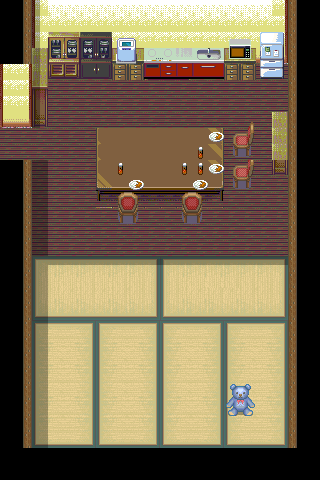

Rendered tile map (Tiled .tmx) drawn with the repository's tilesets; below, a short description and the map source with its tile grids summarised:
An orthogonal 20x30 tile map with 16x16 px tiles, 9 tile layers (Base, Base2, MonoShita, MonoChu, ...), 5 tilesets and 8 objects.

<map version="1.0" orientation="orthogonal" renderorder="right-down" width="20" height="30" tilewidth="16" tileheight="16" nextobjectid="14">
 <tileset firstgid="1" name="Yatai-option1" tilewidth="16" tileheight="16" tilecount="885" columns="59">
  <image source="Yatai-option1.png" trans="aa55ff" width="944" height="255" />
  <tile id="247">
   <properties>
    <property name="cc_vertexz" value="-11" />
   </properties>
  </tile>
 </tileset>
 <tileset firstgid="886" name="ST-Washitu-I01" tilewidth="16" tileheight="16" tilecount="1600" columns="16">
  <image source="ST-Washitu-I01.png" trans="aa55ff" width="256" height="1600" />
 </tileset>
 <tileset firstgid="2486" name="ST-Sewer-01" tilewidth="16" tileheight="16" tilecount="1504" columns="16">
  <image source="ST-Sewer-01.png" trans="aa55ff" width="256" height="1504" />
 </tileset>
 <tileset firstgid="3990" name="ST-Toyshop-I01" tilewidth="16" tileheight="16" tilecount="1600" columns="16">
  <image source="ST-Toyshop-I01.png" trans="aa55ff" width="256" height="1600" />
 </tileset>
 <tileset firstgid="5590" name="set-mansion-in" tilewidth="16" tileheight="16" tilecount="9900" columns="90">
  <image source="set-mansion-in.png" width="1440" height="1760" />
 </tileset>
 <layer name="Base" width="20" height="30">
  <properties>
   <property name="z" value="-11" />
  </properties>
  <data>[600 cells, 460 non-empty, 9 distinct tile ids]</data>
 </layer>
 <layer name="Base2" width="20" height="30">
  <properties>
   <property name="z" value="-11" />
  </properties>
  <data>[600 cells, 242 non-empty, 66 distinct tile ids]</data>
 </layer>
 <layer name="MonoShita" width="20" height="30">
  <properties>
   <property name="z" value="-11" />
  </properties>
  <data>[600 cells, 85 non-empty, 44 distinct tile ids]</data>
 </layer>
 <layer name="MonoChu" width="20" height="30">
  <properties>
   <property name="z" value="-11" />
  </properties>
  <data>[600 cells, 8 non-empty, 8 distinct tile ids]</data>
 </layer>
 <layer name="chairCharaShita" width="20" height="30">
  <properties>
   <property name="z" value="-11" />
  </properties>
  <data>[600 cells, 14 non-empty, 8 distinct tile ids]</data>
 </layer>
 <layer name="MonoUe" width="20" height="30">
  <properties>
   <property name="z" value="-11" />
  </properties>
  <data>[600 cells, 4 non-empty, 4 distinct tile ids]</data>
 </layer>
 <layer name="food" width="20" height="30">
  <properties>
   <property name="z" value="-11" />
  </properties>
  <data>[600 cells, 8 non-empty, 2 distinct tile ids]</data>
 </layer>
 <objectgroup name="collision">
  <object id="1" x="0" y="0" width="48" height="128" />
  <object id="2" x="48" y="0" width="240" height="80" />
  <object id="6" x="272" y="112" width="16" height="64" />
  <object id="7" x="288" y="0" width="32" height="448" />
  <object id="8" x="0" y="160" width="32" height="320" />
  <object id="9" x="32" y="448" width="288" height="32" />
  <object id="12" x="96" y="128" width="128" height="64" />
  <object id="13" x="144" y="192" width="16" height="32" />
 </objectgroup>
 <layer name="shadow" width="20" height="30">
  <data>[600 cells, 41 non-empty, 3 distinct tile ids]</data>
 </layer>
 <layer name="chair" width="20" height="30">
  <data>[600 cells, 4 non-empty, 2 distinct tile ids]</data>
 </layer>
</map>
